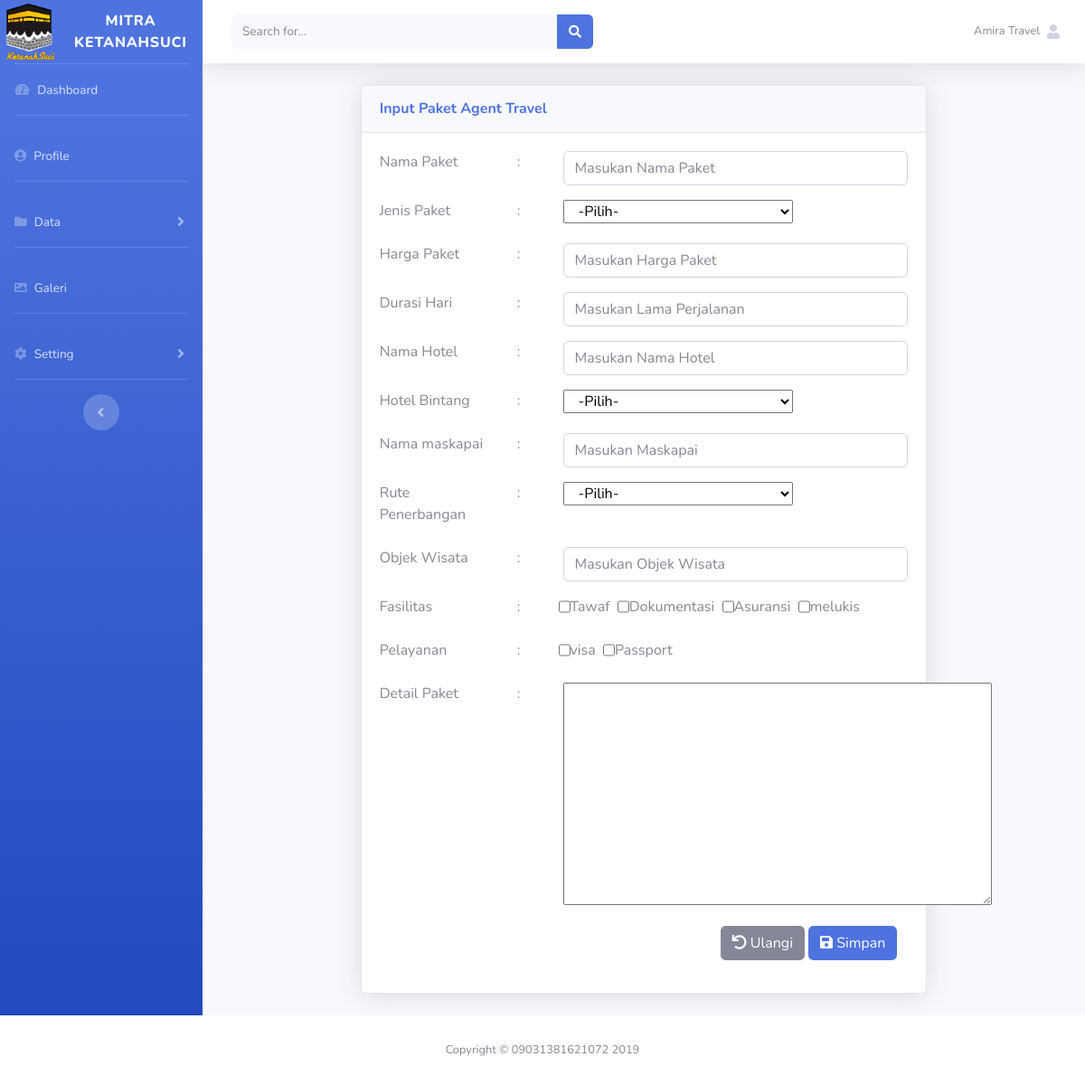
Screenshot of /index.php?url=paket_travel_tambah (signed in) with the database file from the repository.
### tables this page shows
CREATE TABLE `tbl_data_fasilitas` (
  `id` int(11) NOT NULL,
  `fasilitas_id` varchar(50) NOT NULL,
  `nama_fasilitas` varchar(100) NOT NULL,
  `travel_id` varchar(50) NOT NULL
);

CREATE TABLE `tbl_data_pelayanan` (
  `id` int(11) NOT NULL,
  `pelayanan_id` varchar(50) NOT NULL,
  `nama_pelayanan` varchar(100) NOT NULL,
  `travel_id` varchar(50) NOT NULL
);

### config/routes.php (called while the page is built, shortened)
<?php
$req = [];
$include = [];
if(isset($_GET['url'])){
	switch ($_GET['url']) {
		case 'paket_travel_tambah':
			$include[]='halaman/paket_travel/create.php';
			break;
	}
}else{
	$req[]='config/koneksi.php';
	$req[]='config/pengguna/load_data.php';
	$include[] ='pengguna_dashboard.php';
}
?>

### halaman/paket_travel/create.php (the view, shortened to what this page needs)
<div class="containter-fluid">
    <div class="col-xl-8 col-md-8 mt-2 mx-auto">
        <div class="card shadow mb-4">
            <div class="card-header py-3">
                <h6 class="m-0 text-primary font-weight-bold">Input Paket Agent Travel</h6>
            </div>
            <div class="card-body">
                <form action="config/paket_travel/simpan_paket.php" method="post">
                <div class="row form-group">
                    <div class="col-lg-3 ">
                            <label for="NamaMitra">Nama Paket</label>
                        </div>
                        <div class="col-lg-1">:</div>
                        <div class="col-lg-8">
                            <input type="text" class="form-control" name="nama_paket" placeholder="Masukan Nama Paket" id="
                            NamaMitra">
                        </div>
                    </div>
                    <div class="row form-group">
                    <div class="col-lg-3 ">
                            <label for="NamaMitra">Jenis Paket</label>
                        </div>
                        <div class="col-lg-1">:</div>
                        <div class="col-lg-8">
                            <select class="col-lg-8" name="jenis_paket" id="">
                                    <option value="">-Pilih-</option>
                            </select>
                        </div>
                    </div>
                    <div class="row form-group">
                    <div class="col-lg-3">
                            <label for="">Harga Paket</label>
                        </div>
                        <div class="col-lg-1">:</div>
                        <div class="col-lg-8">
                            <input type="text" class="form-control" name="harga_paket" placeholder="Masukan Harga Paket">
                        </div>
                    </div>
                    <div class="row form-group">
                    <div class="col-lg-3">
                            <label for="">Durasi Hari</label>
                    </div>
                        <div class="col-lg-1">:</div>
                        <div class="col-lg-8">
                            <input type="text" class="form-control" name="durasi" placeholder="Masukan Lama Perjalanan">
                        </div>
                    </div>
                    <div class="row form-group">
                    <div class="col-lg-3">
                            <label for="">Nama Hotel</label>
                    </div>
                        <div class="col-lg-1">:</div>
                        <div class="col-lg-8">
                            <input type="text" class="form-control" name="namahotel" placeholder="Masukan Nama Hotel">
                        </div>
                    </div>
                    <div class="row form-group">
                    <div class="col-lg-3 col-sm3">
                            <label for="">Hotel Bintang</label>
                        </div>
                        <div class="col-lg-1 col-sm-1">:</div>
                        <div class="col-lg-8">
                        <select class="col-lg-8 col-sm-8" name="hotelbintang" id="">
                                    <option value="">-Pilih-</option>
                            </select>
                        </div>
                    </div>
                    <div class="row form-group">
                    <div class="col-lg-3 ">
                            <label for=""> Nama maskapai</label>
                        </div>
                        <div class="col-lg-1">:</div>
                        <div class="col-lg-8">
                            <input type="text" class="form-control" name="nama_maskapai" placeholder="Masukan Maskapai" id="">
                        </div>
                    </div>
                    <div class="row form-group">
                    <div class="col-lg-3 ">
                            <label for="NamaMitra">Rute Penerbangan</label>
                        </div>
                        <div class="col-lg-1">:</div>
                        <div class="col-lg-8">
                            <select class="col-lg-8" name="rute" id="">
                                    <option value="">-Pilih-</option>
                            </select>
                        </div>
                    </div>
                    <div class="row form-group">
                    <div class="col-lg-3">
                            <label for="">Objek Wisata</label>
                        </div>
                        <div class="col-lg-1">:</div>
                        <div class="col-lg-8">
                            <input type="text" class="form-control" name="objekwisata" placeholder="Masukan Objek Wisata">
                        </div>
                    </div>
                    <div class="row form-group">
                        <div class="col-lg-3">
                                <label for=""> Fasilitas</label>
                        </div>
                        <div class="col-lg-1">:</div>
                        <div class="col-lg-8">
                        <div class="form-row">
                            <?php  include 'config/koneksi.php';
                                $travel_id1 = $_SESSION['user_id'];
                                $query3="SELECT * FROM `tbl_data_fasilitas` WHERE `travel_id`='$travel_id1'";
                                $sql3 = mysqli_query($koneksi,$query3);
                                while ($result=mysqli_fetch_array($sql3)){
                            ?>
                            <input type="checkbox" name="fasilitasid[]" value="<?php echo $result['fasilitas_id']?>"> <?php echo $result['nama_fasilitas']?></input>
                            <?php
                            }
                            ?>
                        </div>
                        </div>
                    </div>
                    <div class="row form-group">
                        <div class="col-lg-3">
                                <label for="">Pelayanan</label>
                        </div>
                        <div class="col-lg-1">:</div>
                        <div class="col-lg-8">
                        <div class="form-row">
                            <?php  include 'config/koneksi.php';
                                $travel_id1 = $_SESSION['user_id'];
                                $query4="SELECT * FROM `tbl_data_pelayanan` WHERE `travel_id`='$travel_id1'";
                                $sql4 = mysqli_query($koneksi,$query4);
                                while ($result1=mysqli_fetch_array($sql4)){
                            ?>
                            <input type="checkbox" name="pelayananid[]" value="<?php echo $result1['pelayanan_id']?>"> <?php echo $result1['nama_pelayanan']?></input>
                            <?php
                            }
                            ?>
                        </div>
                        </div>
                    </div>
                    <div class="row form-group">
                    <div class="col-lg-3 ">
                            <label for=""> Detail Paket</label>
                    </div>
                        <div class="col-lg-1">:</div>
                        <div class="col-lg-8">
                            <textarea name="" id="" cols="50" name="detailpaket"rows="10"></textarea>
                        </div>
                    </div>
                    <div class="form-group">
                        <div class="col lg-12" align="right">
                            <button type="reset" class="btn btn-md btn-secondary"><i class="fa fa-undo"></i> Ulangi</button>
                            <button type="submit" class="btn btn-xs btn-primary" onclick="return confirm('Yakin data paket anda sudah benar?')"><i class="fa fa-save"></i> Simpan</button>
                        </div>
                    </div>
                </form>
            </div>
        </div>
    </div>
    </div>
    </div>
  </div>
</div>

### index.php (shortened to what this page needs)
<?php
include 'config/routes.php';
if($_SESSION['level'] == 'admin'){
	   include 'halaman/admin_header.php';
	   } else if ($_SESSION['level'] == 'agent'){
	  include 'halaman/agent_travel_header.php';
	   }
foreach ($include as $key => $value) {
	require_once $value;
}
if($_SESSION['level'] == 'pengguna'){
	include 'halaman/footer_pengguna.php';
}else if($_SESSION['level'] == 'member'){
	include 'halaman/footer_pengguna.php';
}
else{
	include 'halaman/footer.php';
}
?>

### rows the page displays
tbl_data_fasilitas: nama_fasilitas "Tawaf"
tbl_data_fasilitas: nama_fasilitas "Dokumentasi"
tbl_data_fasilitas: nama_fasilitas "Asuransi"
tbl_data_fasilitas: nama_fasilitas "melukis"
tbl_data_pelayanan: nama_pelayanan "visa"
tbl_data_pelayanan: nama_pelayanan "Passport"

### other values shown
$_SESSION['username'] "Amira Travel"
